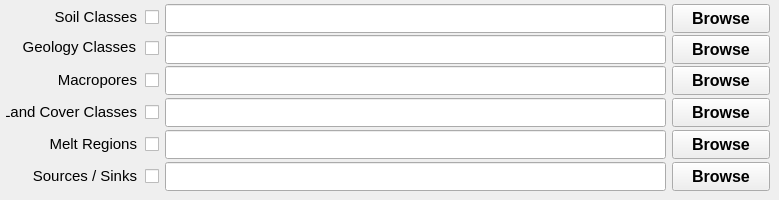
   <widget class="QWidget" name="tab_2">
    <attribute name="title">
     <string> Soil, Geology, Land Cover </string>
    </attribute>
    <widget class="QLabel" name="textLabelGeologyClasses">
     <property name="geometry">
      <rect>
       <x>15</x>
       <y>31</y>
       <width>121</width>
       <height>31</height>
      </rect>
     </property>
     <property name="font">
      <font>
       <pointsize>11</pointsize>
      </font>
     </property>
     <property name="text">
      <string>Geology Classes</string>
     </property>
     <property name="alignment">
      <set>Qt::AlignRight|Qt::AlignTrailing|Qt::AlignVCenter</set>
     </property>
    </widget>
    <widget class="QLabel" name="textLabelSoilClasses">
     <property name="geometry">
      <rect>
       <x>26</x>
       <y>1</y>
       <width>111</width>
       <height>31</height>
      </rect>
     </property>
     <property name="font">
      <font>
       <pointsize>11</pointsize>
      </font>
     </property>
     <property name="text">
      <string>Soil Classes</string>
     </property>
     <property name="alignment">
      <set>Qt::AlignRight|Qt::AlignTrailing|Qt::AlignVCenter</set>
     </property>
    </widget>
    <widget class="QPushButton" name="pushButtonGeologyClassesFile">
     <property name="geometry">
      <rect>
       <x>672</x>
       <y>35</y>
       <width>98</width>
       <height>29</height>
      </rect>
     </property>
     <property name="font">
      <font>
       <pointsize>12</pointsize>
       <weight>75</weight>
       <bold>true</bold>
      </font>
     </property>
     <property name="text">
      <string>Browse</string>
     </property>
     <property name="checkable">
      <bool>false</bool>
     </property>
     <property name="autoDefault">
      <bool>false</bool>
     </property>
     <property name="flat">
      <bool>false</bool>
     </property>
    </widget>
    <widget class="QLineEdit" name="lineEditMacroporesFile">
     <property name="geometry">
      <rect>
       <x>165</x>
       <y>66</y>
       <width>501</width>
       <height>29</height>
      </rect>
     </property>
     <property name="font">
      <font>
       <pointsize>11</pointsize>
       <weight>75</weight>
       <bold>true</bold>
      </font>
     </property>
     <property name="alignment">
      <set>Qt::AlignRight|Qt::AlignTrailing|Qt::AlignVCenter</set>
     </property>
    </widget>
    <widget class="QLabel" name="textLabelLandCoverClasses">
     <property name="geometry">
      <rect>
       <x>6</x>
       <y>96</y>
       <width>131</width>
       <height>31</height>
      </rect>
     </property>
     <property name="font">
      <font>
       <pointsize>11</pointsize>
      </font>
     </property>
     <property name="text">
      <string>Land Cover Classes</string>
     </property>
     <property name="alignment">
      <set>Qt::AlignRight|Qt::AlignTrailing|Qt::AlignVCenter</set>
     </property>
    </widget>
    <widget class="QPushButton" name="pushButtonLandCoverClassesFile">
     <property name="geometry">
      <rect>
       <x>672</x>
       <y>98</y>
       <width>98</width>
       <height>29</height>
      </rect>
     </property>
     <property name="font">
      <font>
       <pointsize>12</pointsize>
       <weight>75</weight>
       <bold>true</bold>
      </font>
     </property>
     <property name="text">
      <string>Browse</string>
     </property>
     <property name="checkable">
      <bool>false</bool>
     </property>
     <property name="autoDefault">
      <bool>false</bool>
     </property>
     <property name="flat">
      <bool>false</bool>
     </property>
    </widget>
    <widget class="QLineEdit" name="lineEditSoilClassesFile">
     <property name="geometry">
      <rect>
       <x>165</x>
       <y>4</y>
       <width>501</width>
       <height>29</height>
      </rect>
     </property>
     <property name="font">
      <font>
       <pointsize>11</pointsize>
       <weight>75</weight>
       <bold>true</bold>
      </font>
     </property>
     <property name="alignment">
      <set>Qt::AlignRight|Qt::AlignTrailing|Qt::AlignVCenter</set>
     </property>
    </widget>
    <widget class="QPushButton" name="pushButtonMeltRegionsFile">
     <property name="geometry">
      <rect>
       <x>672</x>
       <y>130</y>
       <width>98</width>
       <height>29</height>
      </rect>
     </property>
     <property name="font">
      <font>
       <pointsize>12</pointsize>
       <weight>75</weight>
       <bold>true</bold>
      </font>
     </property>
     <property name="text">
      <string>Browse</string>
     </property>
     <property name="checkable">
      <bool>false</bool>
     </property>
     <property name="autoDefault">
      <bool>false</bool>
     </property>
     <property name="flat">
      <bool>false</bool>
     </property>
    </widget>
    <widget class="QLabel" name="textLabelMacropores">
     <property name="geometry">
      <rect>
       <x>26</x>
       <y>64</y>
       <width>111</width>
       <height>31</height>
      </rect>
     </property>
     <property name="font">
      <font>
       <pointsize>11</pointsize>
      </font>
     </property>
     <property name="text">
      <string>Macropores</string>
     </property>
     <property name="alignment">
      <set>Qt::AlignRight|Qt::AlignTrailing|Qt::AlignVCenter</set>
     </property>
    </widget>
    <widget class="QLabel" name="textLabelMeltRegions">
     <property name="geometry">
      <rect>
       <x>26</x>
       <y>128</y>
       <width>111</width>
       <height>31</height>
      </rect>
     </property>
     <property name="font">
      <font>
       <pointsize>11</pointsize>
      </font>
     </property>
     <property name="text">
      <string>Melt Regions</string>
     </property>
     <property name="alignment">
      <set>Qt::AlignRight|Qt::AlignTrailing|Qt::AlignVCenter</set>
     </property>
    </widget>
    <widget class="QLineEdit" name="lineEditGeologyClassesFile">
     <property name="geometry">
      <rect>
       <x>165</x>
       <y>35</y>
       <width>501</width>
       <height>29</height>
      </rect>
     </property>
     <property name="font">
      <font>
       <pointsize>11</pointsize>
       <weight>75</weight>
       <bold>true</bold>
      </font>
     </property>
     <property name="alignment">
      <set>Qt::AlignRight|Qt::AlignTrailing|Qt::AlignVCenter</set>
     </property>
    </widget>
    <widget class="QLineEdit" name="lineEditMeltRegionsFile">
     <property name="geometry">
      <rect>
       <x>165</x>
       <y>130</y>
       <width>501</width>
       <height>29</height>
      </rect>
     </property>
     <property name="font">
      <font>
       <pointsize>11</pointsize>
       <weight>75</weight>
       <bold>true</bold>
      </font>
     </property>
     <property name="alignment">
      <set>Qt::AlignRight|Qt::AlignTrailing|Qt::AlignVCenter</set>
     </property>
    </widget>
    <widget class="QPushButton" name="pushButtonSoilClassesFile">
     <property name="geometry">
      <rect>
       <x>672</x>
       <y>4</y>
       <width>98</width>
       <height>29</height>
      </rect>
     </property>
     <property name="font">
      <font>
       <pointsize>12</pointsize>
       <weight>75</weight>
       <bold>true</bold>
      </font>
     </property>
     <property name="text">
      <string>Browse</string>
     </property>
     <property name="checkable">
      <bool>false</bool>
     </property>
     <property name="autoDefault">
      <bool>false</bool>
     </property>
     <property name="flat">
      <bool>false</bool>
     </property>
    </widget>
    <widget class="QPushButton" name="pushButtonMacroporesFile">
     <property name="geometry">
      <rect>
       <x>672</x>
       <y>66</y>
       <width>98</width>
       <height>29</height>
      </rect>
     </property>
     <property name="font">
      <font>
       <pointsize>12</pointsize>
       <weight>75</weight>
       <bold>true</bold>
      </font>
     </property>
     <property name="text">
      <string>Browse</string>
     </property>
     <property name="checkable">
      <bool>false</bool>
     </property>
     <property name="autoDefault">
      <bool>false</bool>
     </property>
     <property name="flat">
      <bool>false</bool>
     </property>
    </widget>
    <widget class="QLineEdit" name="lineEditLandCoverClassesFile">
     <property name="geometry">
      <rect>
       <x>165</x>
       <y>98</y>
       <width>501</width>
       <height>29</height>
      </rect>
     </property>
     <property name="font">
      <font>
       <pointsize>11</pointsize>
       <weight>75</weight>
       <bold>true</bold>
      </font>
     </property>
     <property name="alignment">
      <set>Qt::AlignRight|Qt::AlignTrailing|Qt::AlignVCenter</set>
     </property>
    </widget>
    <widget class="QLineEdit" name="lineEditSourcesSinksFile">
     <property name="geometry">
      <rect>
       <x>165</x>
       <y>162</y>
       <width>501</width>
       <height>29</height>
      </rect>
     </property>
     <property name="font">
      <font>
       <pointsize>11</pointsize>
       <weight>75</weight>
       <bold>true</bold>
      </font>
     </property>
     <property name="alignment">
      <set>Qt::AlignRight|Qt::AlignTrailing|Qt::AlignVCenter</set>
     </property>
    </widget>
    <widget class="QLabel" name="textLabelSourcesSinks">
     <property name="geometry">
      <rect>
       <x>16</x>
       <y>160</y>
       <width>121</width>
       <height>31</height>
      </rect>
     </property>
     <property name="font">
      <font>
       <pointsize>11</pointsize>
      </font>
     </property>
     <property name="text">
      <string>Sources / Sinks</string>
     </property>
     <property name="alignment">
      <set>Qt::AlignRight|Qt::AlignTrailing|Qt::AlignVCenter</set>
     </property>
    </widget>
    <widget class="QPushButton" name="pushButtonSourcesSinksFile">
     <property name="geometry">
      <rect>
       <x>672</x>
       <y>162</y>
       <width>98</width>
       <height>29</height>
      </rect>
     </property>
     <property name="font">
      <font>
       <pointsize>12</pointsize>
       <weight>75</weight>
       <bold>true</bold>
      </font>
     </property>
     <property name="text">
      <string>Browse</string>
     </property>
     <property name="checkable">
      <bool>false</bool>
     </property>
     <property name="autoDefault">
      <bool>false</bool>
     </property>
     <property name="flat">
      <bool>false</bool>
     </property>
    </widget>
    <widget class="QCheckBox" name="checkBoxSoilClasses">
     <property name="geometry">
      <rect>
       <x>145</x>
       <y>6</y>
       <width>16</width>
       <height>23</height>
      </rect>
     </property>
     <property name="text">
      <string/>
     </property>
    </widget>
    <widget class="QCheckBox" name="checkBoxGeologyClasses">
     <property name="geometry">
      <rect>
       <x>145</x>
       <y>37</y>
       <width>16</width>
       <height>23</height>
      </rect>
     </property>
     <property name="text">
      <string/>
     </property>
    </widget>
    <widget class="QCheckBox" name="checkBoxMacropores">
     <property name="geometry">
      <rect>
       <x>145</x>
       <y>69</y>
       <width>16</width>
       <height>23</height>
      </rect>
     </property>
     <property name="text">
      <string/>
     </property>
    </widget>
    <widget class="QCheckBox" name="checkBoxLandCoverClasses">
     <property name="geometry">
      <rect>
       <x>145</x>
       <y>101</y>
       <width>16</width>
       <height>23</height>
      </rect>
     </property>
     <property name="text">
      <string/>
     </property>
    </widget>
    <widget class="QCheckBox" name="checkBoxMeltRegions">
     <property name="geometry">
      <rect>
       <x>145</x>
       <y>133</y>
       <width>16</width>
       <height>23</height>
      </rect>
     </property>
     <property name="text">
      <string/>
     </property>
    </widget>
    <widget class="QCheckBox" name="checkBoxSourcesSinks">
     <property name="geometry">
      <rect>
       <x>145</x>
       <y>165</y>
       <width>16</width>
       <height>23</height>
      </rect>
     </property>
     <property name="text">
      <string/>
     </property>
    </widget>
   </widget>
